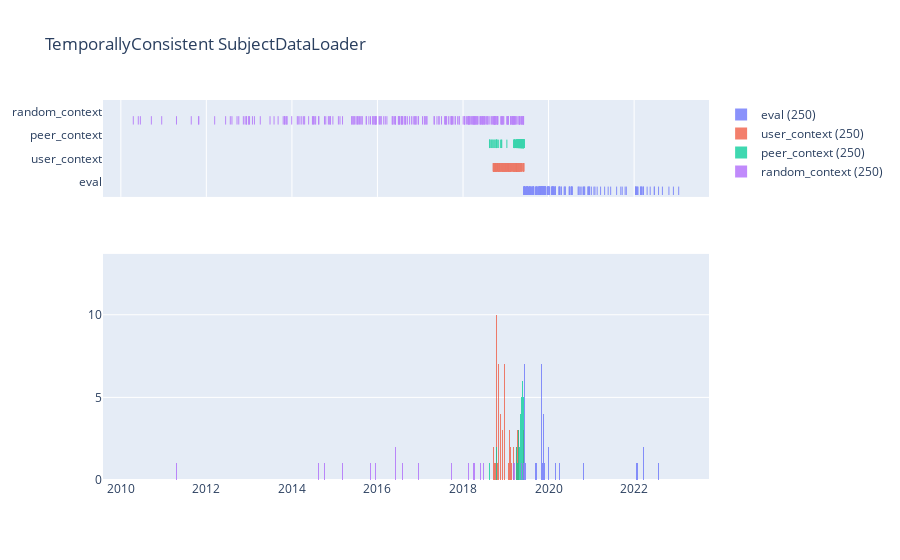

Notebook source saved alongside this figure:
### Code cell
timelines(dataset2, title="TemporallyConsistent SubjectDataLoader")

### Figure 1 — Plotly figure (JSON) as saved in the notebook; plotly's stock layout.template omitted (floating-point values rounded to 4 significant figures; data arrays with more than 128 entries replaced by an {"elided": "..."} marker saying what was removed)
{"data": [{"boxpoints": "all", "fillcolor": "rgba(255,255,255,0)", "hoveron": "points", "hovertext": {"elided": "250 str values"}, "jitter": 0, "line": {"color": "rgba(255,255,255,0)"}, "marker": {"color": "#636EFA", "symbol": "line-ns-open"}, "name": "eval", "opacity": 0.75, "showlegend": false, "type": "box", "x": {"elided": "250 str values"}, "xaxis": "x", "yaxis": "y"}, {"marker": {"color": "#636EFA"}, "name": "eval (250)", "opacity": 0.75, "type": "histogram", "x": {"elided": "250 str values"}, "xaxis": "x2", "xbins": {"end": "2023-02-30", "size": "D1", "start": "2007-01-01"}, "yaxis": "y2"}, {"boxpoints": "all", "fillcolor": "rgba(255,255,255,0)", "hoveron": "points", "hovertext": {"elided": "250 str values"}, "jitter": 0, "line": {"color": "rgba(255,255,255,0)"}, "marker": {"color": "#EF553B", "symbol": "line-ns-open"}, "name": "user_context", "opacity": 0.75, "showlegend": false, "type": "box", "x": {"elided": "250 str values"}, "xaxis": "x", "yaxis": "y"}, {"marker": {"color": "#EF553B"}, "name": "user_context (250)", "opacity": 0.75, "type": "histogram", "x": {"elided": "250 str values"}, "xaxis": "x2", "xbins": {"end": "2023-02-30", "size": "D1", "start": "2007-01-01"}, "yaxis": "y2"}, {"boxpoints": "all", "fillcolor": "rgba(255,255,255,0)", "hoveron": "points", "hovertext": {"elided": "250 str values"}, "jitter": 0, "line": {"color": "rgba(255,255,255,0)"}, "marker": {"color": "#00CC96", "symbol": "line-ns-open"}, "name": "peer_context", "opacity": 0.75, "showlegend": false, "type": "box", "x": {"elided": "250 str values"}, "xaxis": "x", "yaxis": "y"}, {"marker": {"color": "#00CC96"}, "name": "peer_context (250)", "opacity": 0.75, "type": "histogram", "x": {"elided": "250 str values"}, "xaxis": "x2", "xbins": {"end": "2023-02-30", "size": "D1", "start": "2007-01-01"}, "yaxis": "y2"}, {"boxpoints": "all", "fillcolor": "rgba(255,255,255,0)", "hoveron": "points", "hovertext": {"elided": "250 str values"}, "jitter": 0, "line": {"color": "rgba(255,255,255,0)"}, "marker": {"color": "#AB63FA", "symbol": "line-ns-open"}, "name": "random_context", "opacity": 0.75, "showlegend": false, "type": "box", "x": {"elided": "250 str values"}, "xaxis": "x", "yaxis": "y"}, {"marker": {"color": "#AB63FA"}, "name": "random_context (250)", "opacity": 0.75, "type": "histogram", "x": {"elided": "250 str values"}, "xaxis": "x2", "xbins": {"end": "2023-02-30", "size": "D1", "start": "2007-01-01"}, "yaxis": "y2"}], "layout": {"barmode": "overlay", "title": {"text": "TemporallyConsistent SubjectDataLoader"}, "xaxis": {"anchor": "y", "domain": [0, 1], "matches": "x2", "showticklabels": false}, "xaxis2": {"anchor": "y2", "domain": [0, 1]}, "yaxis": {"anchor": "x", "domain": [0.745, 1]}, "yaxis2": {"anchor": "x2", "domain": [0, 0.595]}}}
